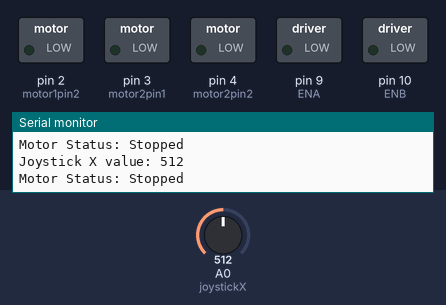
Bench run of a sketch on a simulated Arduino Uno, built with avr-gcc and run on an emulated ATmega328P. Shown: switched loads named in the sketch (green lamp = pin HIGH), the last lines printed to the serial monitor. The inputs (shaded band) are chosen by the test bench; at power-on: A0 (joystickX) = 512. Pins used as bus, display or sensor lines are not drawn.

Above: at 1.2 s.
1.3 s: A0 (joystickX) set to 531
At 2.3 s:
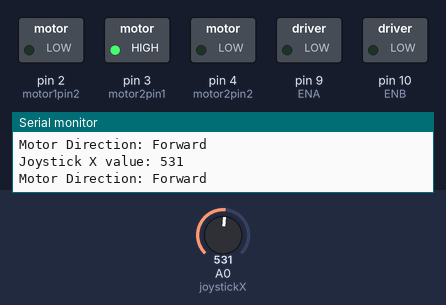
2.8 s: A0 (joystickX) set to 480
At 3.8 s:
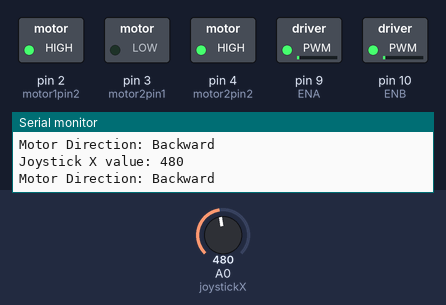
4.3 s: A0 (joystickX) set to 540
At 5.4 s:
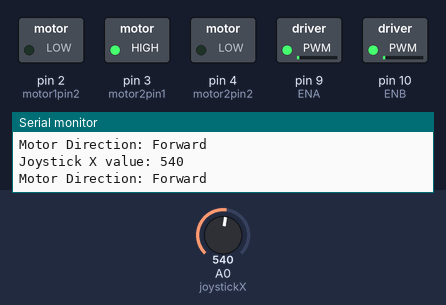
5.8 s: A0 (joystickX) set to 1023
At 7.0 s:
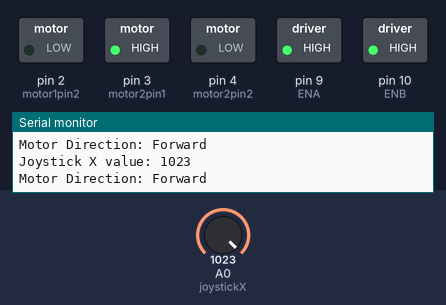
7.3 s: A0 (joystickX) set to 0
At 8.5 s:
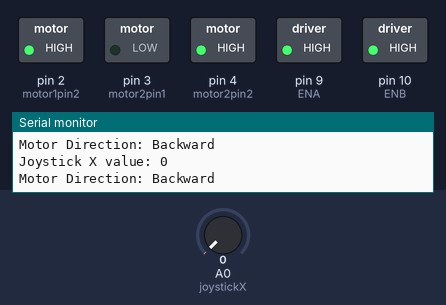
8.8 s: A0 (joystickX) set to 122
At 10.1 s:
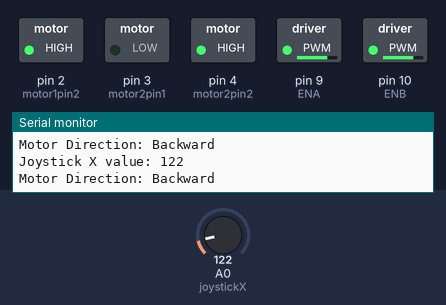
Timing chart, 0 to 11.3 s (numbered marks = the images above; inputs shaded):
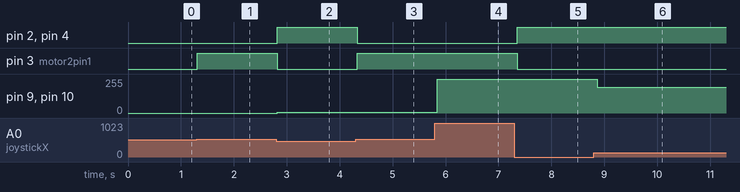

The sketch:

Wired_Without_ModeMCU.ino
```cpp
int motor1pin1 = 1;
int motor1pin2 = 2;
int ENA = 9;  // Motor 1 speed control
int motor2pin1 = 3;
int motor2pin2 = 4;
int ENB = 10; // Motor 2 speed control

int joystickX = A0; // Joystick X-axis connected to pin A0
const int NEUTRAL_VALUE = 517; // Steady state value for joystick
const int FORWARD_THRESHOLD = 530; // Threshold to detect forward movement
const int BACKWARD_THRESHOLD = 490; // Threshold to detect backward movement

void setup() {
  // Motor control pins
  pinMode(motor1pin1, OUTPUT);
  pinMode(motor1pin2, OUTPUT);
  pinMode(ENA, OUTPUT);

  pinMode(motor2pin1, OUTPUT);
  pinMode(motor2pin2, OUTPUT);
  pinMode(ENB, OUTPUT);

  // Initialize the serial monitor
  Serial.begin(9600);

  // Set initial motor state to stopped
  digitalWrite(motor1pin1, LOW);
  digitalWrite(motor1pin2, LOW);
  analogWrite(ENA, 0);

  digitalWrite(motor2pin1, LOW);
  digitalWrite(motor2pin2, LOW);
  analogWrite(ENB, 0);
}

void loop() {
  int xValue = analogRead(joystickX); // Read X-axis value from joystick

  // Print joystick X value to Serial Monitor
  Serial.print("Joystick X value: ");
  Serial.println(xValue);

  if (xValue > FORWARD_THRESHOLD) {
    // Move both motors forward
    digitalWrite(motor1pin1, HIGH);
    digitalWrite(motor1pin2, LOW);
    analogWrite(ENA, map(xValue, FORWARD_THRESHOLD, 1023, 0, 255)); // Adjust speed based on joystick value

    digitalWrite(motor2pin1, HIGH);
    digitalWrite(motor2pin2, LOW);
    analogWrite(ENB, map(xValue, FORWARD_THRESHOLD, 1023, 0, 255)); // Adjust speed based on joystick value

    Serial.println("Motor Direction: Forward");
  } else if (xValue < BACKWARD_THRESHOLD) {
    // Move both motors backward
    digitalWrite(motor1pin1, LOW);
    digitalWrite(motor1pin2, HIGH);
    analogWrite(ENA, map(xValue, 0, BACKWARD_THRESHOLD, 255, 0)); // Adjust speed based on joystick value

    digitalWrite(motor2pin1, LOW);
    digitalWrite(motor2pin2, HIGH);
    analogWrite(ENB, map(xValue, 0, BACKWARD_THRESHOLD, 255, 0)); // Adjust speed based on joystick value

    Serial.println("Motor Direction: Backward");
  } else {
    // Stop both motors if the joystick is near the neutral position
    digitalWrite(motor1pin1, LOW);
    digitalWrite(motor1pin2, LOW);
    analogWrite(ENA, 0);

    digitalWrite(motor2pin1, LOW);
    digitalWrite(motor2pin2, LOW);
    analogWrite(ENB, 0);

    Serial.println("Motor Status: Stopped");
  }

  delay(100); // Add a small delay for readability
}
```

Measured:
- the behaviour switches between 530 and 531 on A0 (joystickX) (found by bisection; images 0 and 1)
- after the input at 1.3 s, pin 3 (motor2pin1): LOW → HIGH at once
- after the input at 2.8 s, pin 2 (motor1pin2), pin 4 (motor2pin2): LOW → HIGH at once; pin 3 (motor2pin1): HIGH → LOW at once; pin 9 (ENA), pin 10 (ENB): 0/255 → 6/255 at once
- after the input at 4.3 s, pin 2 (motor1pin2), pin 4 (motor2pin2): HIGH → LOW at once; pin 3 (motor2pin1): LOW → HIGH at once; pin 9 (ENA), pin 10 (ENB): 6/255 → 5/255 at once
- after the input at 5.8 s, pin 9 (ENA), pin 10 (ENB): 5/255 → 255/255 at once
- after the input at 7.3 s, pin 2 (motor1pin2), pin 4 (motor2pin2): LOW → HIGH after 0.06 s; pin 3 (motor2pin1): HIGH → LOW after 0.06 s
- after the input at 8.8 s, pin 9 (ENA), pin 10 (ENB): 255/255 → 192/255 after 0.07 s
